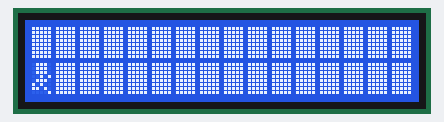
The program below on a simulated Raspberry Pi Pico running MicroPython. On the bench: 16×2 character LCD.

Above: at 0.27 s.
At 0.93 s:
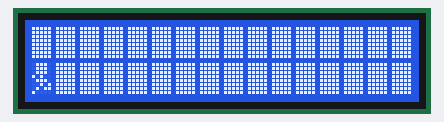

The program:

lcd_game.py
```python
from machine import I2C
from pico_i2c_lcd import I2cLcd
import time

# Define LCD I2C pins/BUS/address
SDA = 14
SCL = 15
I2C_BUS = 1
LCD_ADDR = 0x27

# Define LCD rows/columns
LCD_NUM_ROWS = 2
LCD_NUM_COLS = 16

# Set up LCD I2C
lcdi2c = I2C(I2C_BUS, sda=machine.Pin(SDA), scl=machine.Pin(SCL), freq=400000)
lcd = I2cLcd(lcdi2c, LCD_ADDR, LCD_NUM_ROWS, LCD_NUM_COLS)

run1 =  bytearray([0x0E, 0x0E, 0x0E, 0x05, 0x0E, 0x14, 0x1A, 0x01])
run2 =  bytearray([0x0E, 0x0E, 0x0E, 0x04, 0x1F, 0x04, 0x0A, 0x11])
run3 =  bytearray([0x0E, 0x0E, 0x0E, 0x14, 0x0E, 0x05, 0x0B, 0x10])
block = bytearray([0x1F, 0x1F, 0x1F, 0x1F, 0x1F, 0x1F, 0x1F, 0x1F])

lcd.custom_char(0, run1)
lcd.custom_char(1, run2)
lcd.custom_char(2, run3)
lcd.custom_char(3, block)

anim = 0
animation = [0, 1, 2, 1]
lcd.clear()

def build_top_row():
    return chr(3) * LCD_NUM_COLS

def build_bottom_row():
    return chr(animation[anim]) + (chr(3) * (LCD_NUM_COLS - 1))

while True:
    lcd.move_to(0, 0)
    lcd.putstr(build_top_row())
    lcd.move_to(0, 1)
    lcd.putstr(build_bottom_row())

    if anim == len(animation) - 1:
        anim = 0
    else:
        anim = anim + 1

    time.sleep(0.3)
```
